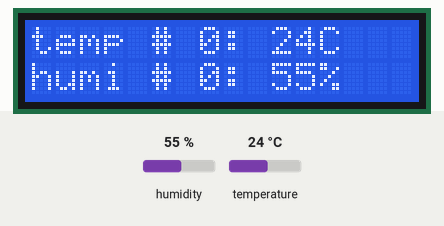
This program was run on a simulated Raspberry Pi (BCM pin numbers) with a Grove Base HAT. Parts: 16×2 character LCD. The inputs (shaded band) are chosen by the test bench; at power-on: humidity 55 %, temperature 24 °C. What the program prints to the terminal is not drawn.

Above: at 1.2 s.
1.3 s: humidity set to 22 %
At 6.3 s:
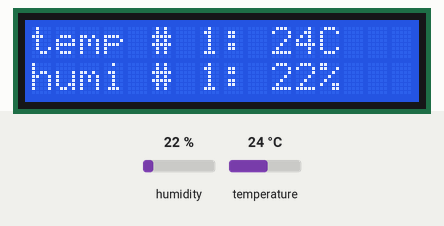
12.3 s: temperature set to 12 °C
At 17.3 s:
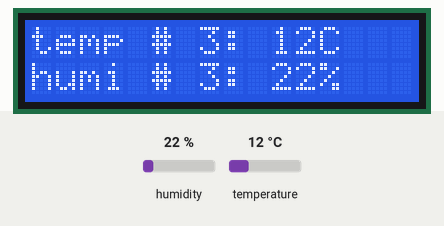
22.8 s: humidity set to 40 %
At 27.2 s:
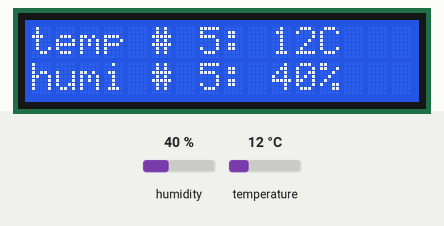
33.3 s: temperature set to 19 °C
At 38.2 s:
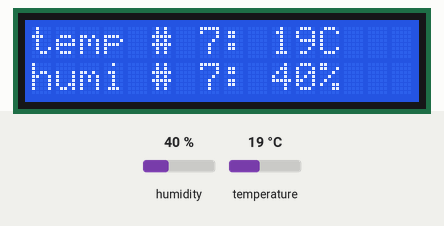
Timing chart, 0 to 39.7 s (numbered marks = the images above; inputs shaded):
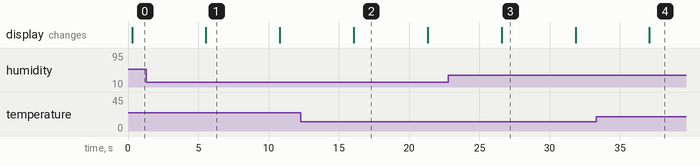

The program:

temperature.py
```python
#!/usr/bin/env python

from seeed_dht import DHT
import time
from grove.display.jhd1802 import JHD1802

READ_TIMEOUT = 5
SLOT = 16 # digital

def main():
    # use i2c port on board
    lcd = JHD1802()

    # Temperature Sensor
    # 11 is the non pro sensor, 16 is pin slot
    sensor = DHT('11', SLOT)
    i = 0
    while True:
        humi, temp = sensor.read()
        lcd.setCursor(0, 0)
        lcd.write('temp #{0:2}: {1:2}C'.format(i, temp))
        lcd.setCursor(1,0)
        lcd.write('humi #{0:2}: {1:2}%'.format(i, humi))
        print('computing...\n')
        i+=1
        time.sleep(READ_TIMEOUT)

if __name__ == '__main__':
    main()
```

Measured:
- what the display in image 1 shows lasts 5.3 s, from 5.5 s to 10.8 s
